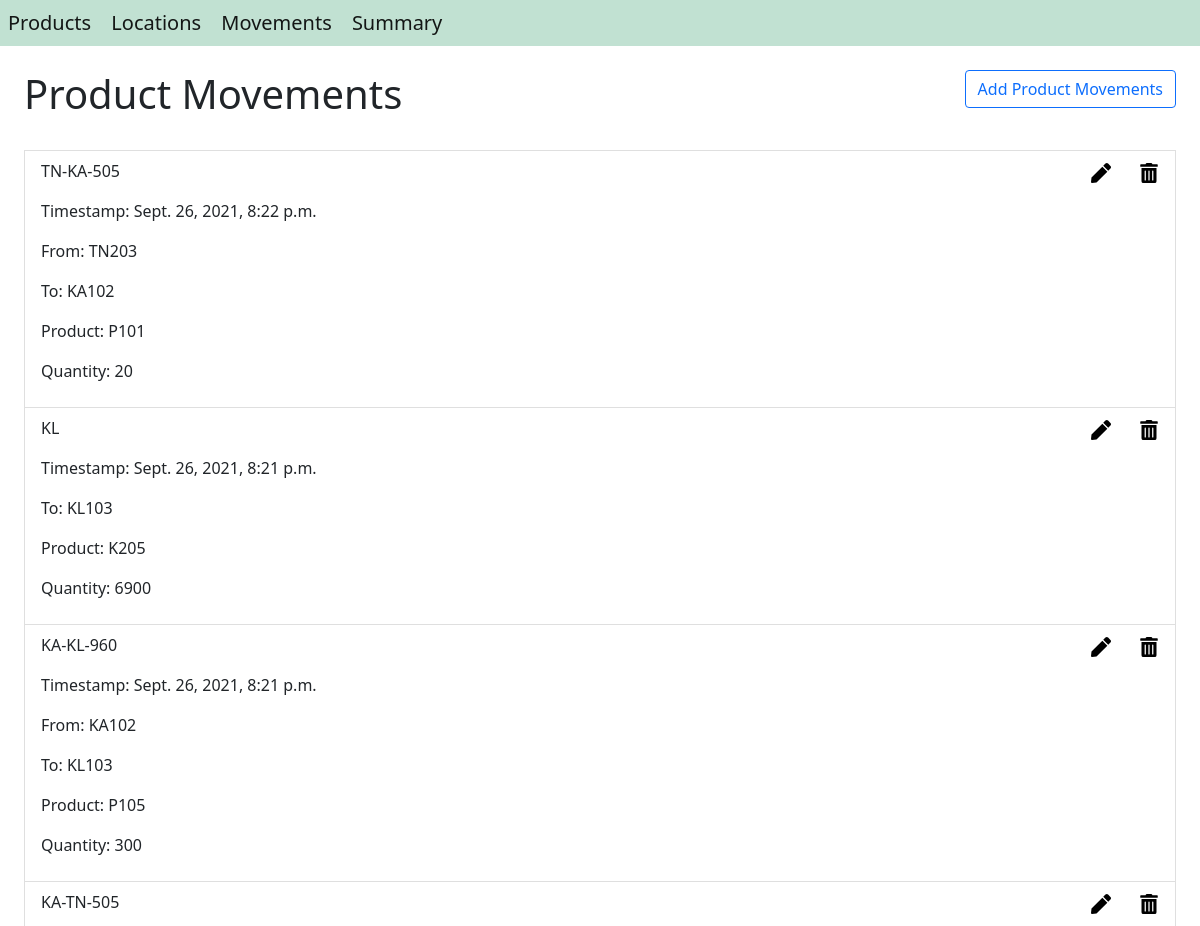
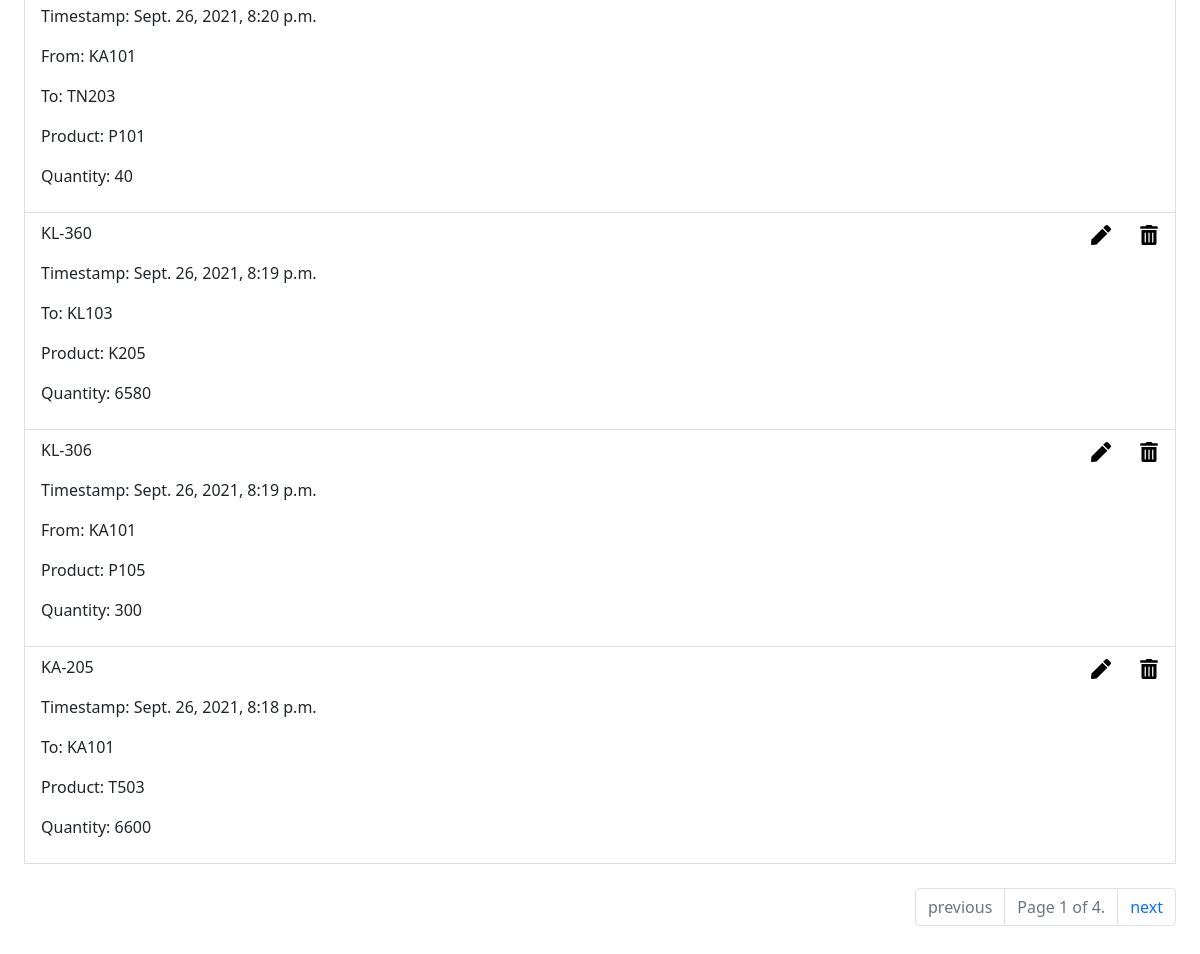
Page /movements on the earlier database version (2 pictures, top to bottom).
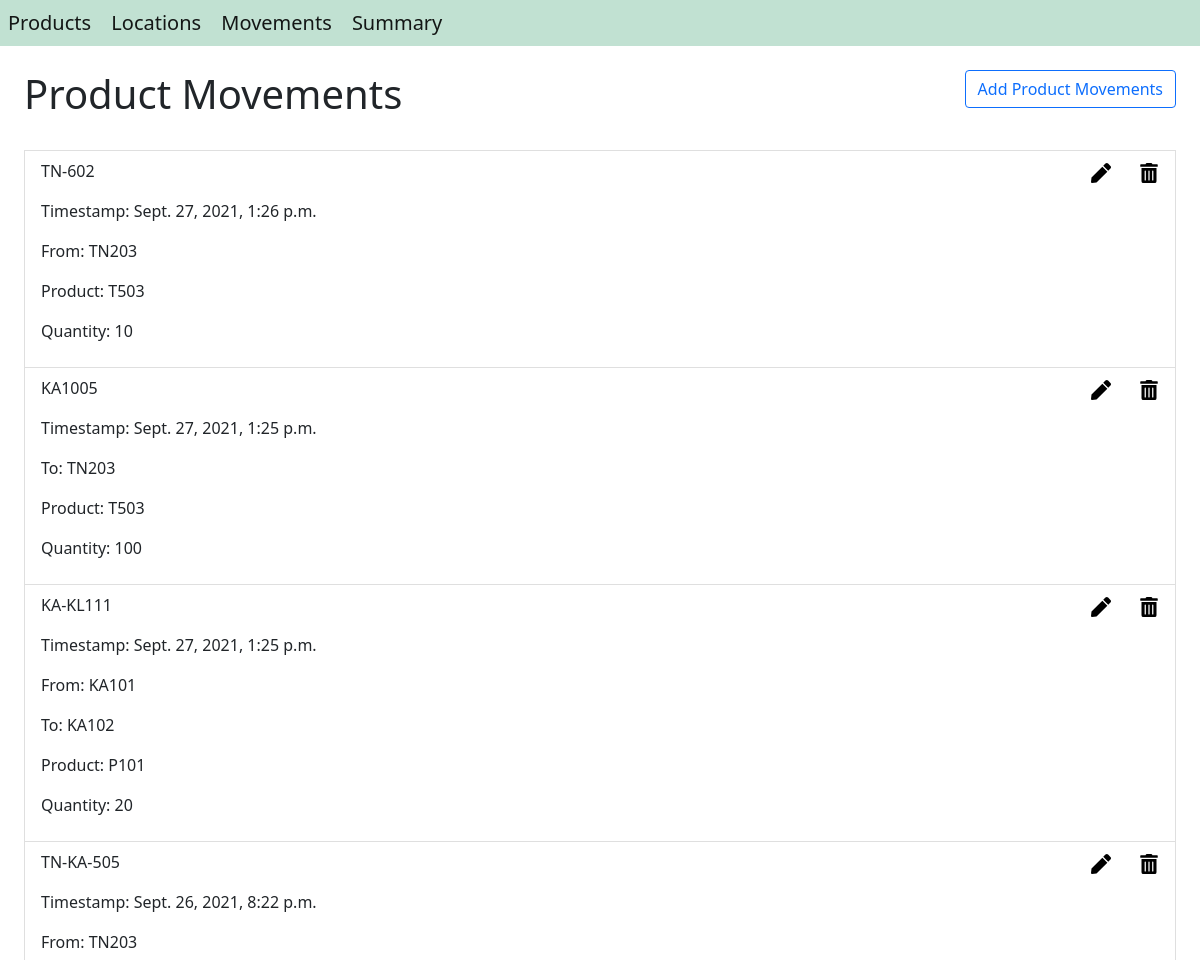
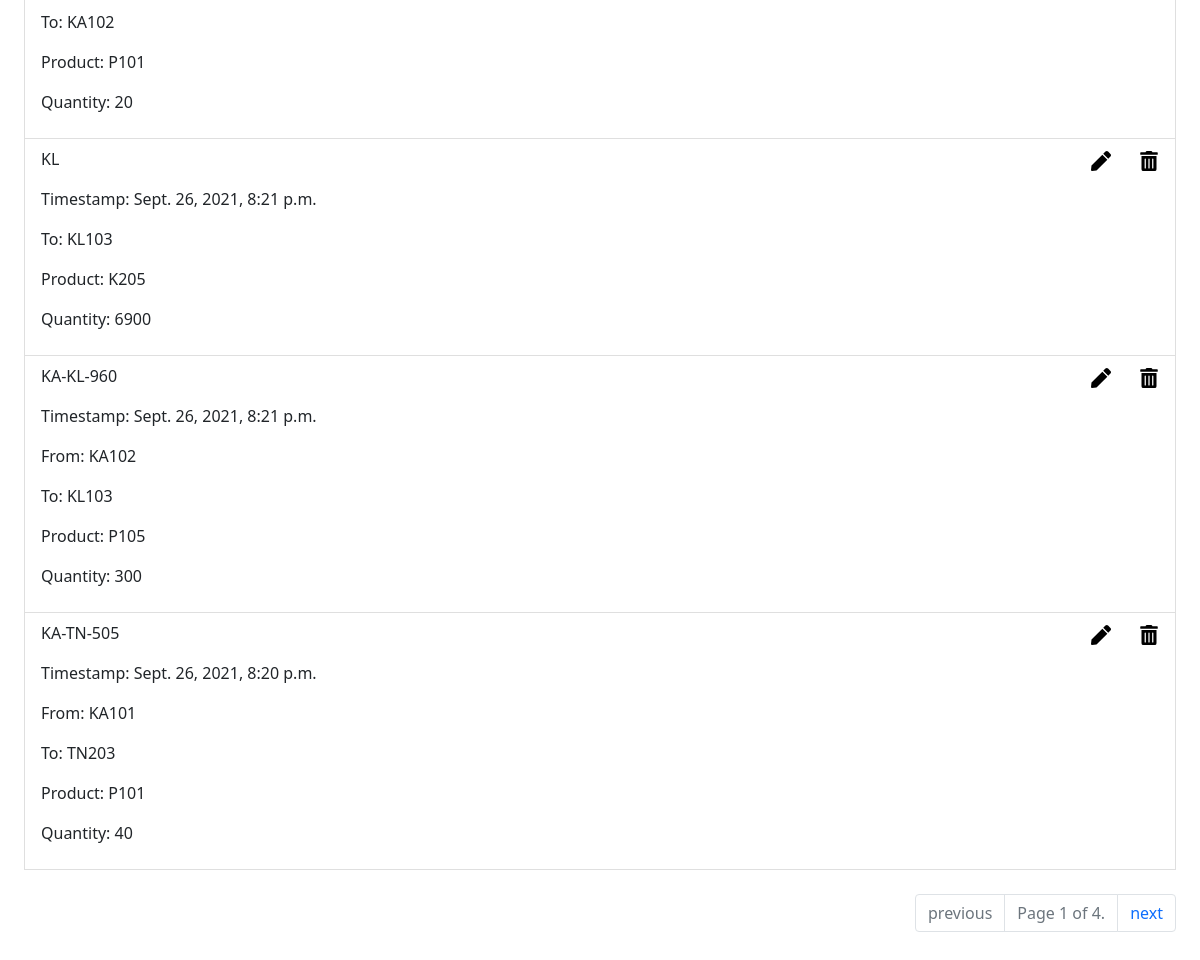
Same page on the later database version (2 pictures, top to bottom).
### inventory_management/models.py (models this page shows, shortened)
class ProductMovement(models.Model):
    movement_id = models.CharField(max_length=16, primary_key=True)
    timestamp = models.DateTimeField(auto_now=True)
    from_location = models.ForeignKey(Location, null=True, blank=True, on_delete=models.CASCADE, related_name='from_location')
    to_location = models.ForeignKey(Location, null=True, blank=True, on_delete=models.CASCADE, related_name='to_location')
    product = models.ForeignKey(Product, on_delete=models.CASCADE)
    quantity = models.IntegerField()

class Location(models.Model):
    location_id = models.CharField(max_length=16, primary_key=True)
    location_name = models.CharField(max_length=64)
    def __str__(self):
        return self.location_id

class Product(models.Model):
    product_id = models.CharField(max_length=16, primary_key=True)
    product_name = models.CharField(max_length=64)
    def __str__(self):
        return self.product_id

### inventory_management/views.py (the view)
# urls.py: path('movements', MovementPage.as_view(), name='movements'),
class MovementPage(ListView):
    template_name = 'inventory_management/movement.html'
    model = ProductMovement
    paginate_by = 7
    def get_context_data(self, **kwargs):
        context = super().get_context_data(**kwargs)
        context['title'] = 'Movements'
        return context
    def get_queryset(self):
        return ProductMovement.objects.all().order_by('-timestamp')

### inventory_management/templates/inventory_management/movement.html (shortened to what this page needs)
{% extends "inventory_management/home.html" %}
{% load static %}
{% block stylesheet %}
  <link rel="stylesheet" href="{% static 'inventory_management/product.css' %}">
{% endblock stylesheet %}
{% block body %}
    <div class="custom-disable">
        <div class="ms-4 mt-4 me-4 mb-4 d-flex justify-content-between">
            <h1>Product Movements</h1>
            <a href=" {% url 'new_movement' %} "><button class="btn btn-outline-primary">Add Product Movements</button></a>
        </div>
        <div class="list-grpup ms-4 mt-4 me-4 custom-product-list">
            {% for movement in productmovement_list %}
                <div class="list-group-item">
                    <div class="d-flex justify-content-between">
                        <p>{{ movement.movement_id }}</p>
                        <div>
                            <a href="{% url 'edit_movement' movement.movement_id %}" class="custom-link">
                                <img src="{% static 'inventory_management/pen-solid.svg' %}" alt="edit" class="custom-icon me-4">
                            </a>
                            <img src="{% static 'inventory_management/trash-alt-solid.svg' %}" alt="delete" class="custom-icon" onclick="delete_dialog('{{movement.movement_id}}')">
                        </div>
                    </div>
                    <p> Timestamp: {{ movement.timestamp }} </p>
                    {% if movement.from_location %}
                        <p> From: {{ movement.from_location }} </p>
                    {% endif %}
                    {% if movement.to_location %}
                        <p> To: {{ movement.to_location }} </p>
                    {% endif %}
                    <p> Product: {{ movement.product }} </p>
                    <p> Quantity: {{ movement.quantity }} </p>
                </div>
            {% endfor %}
        </div>
        {% if is_paginated %}
            <nav aria-label="Page navigation example">
                <ul class="pagination justify-content-end mt-4 me-4">
                    {% if page_obj.has_previous %}
                        <li class="page-item">
                            <a class="page-link" href="/movements?page={{ page_obj.previous_page_number }}">previous</a>
                        </li>
                    {% else %}
                        <li class="page-item disabled">
                            <p class="page-link">previous</p>
                        </li>
                    {% endif %}
                    <li class="page-item disabled">
                        <p class="page-link"> Page {{ page_obj.number }} of {{ page_obj.paginator.num_pages }}. </p>
                    </li>
                    {% if page_obj.has_next %}
                        <li class="page-item">
                            <a class="page-link" href="/movements?page={{ page_obj.next_page_number }}">next</a>
                        </li>
                    {% else %}
                        <li class="page-item disabled">
                            <p class="page-link">next</p>
                        </li>
                    {% endif %}
                </ul>
              </nav>
        {% endif %}
    </div>
{% endblock body %}

Differences in the rows shown:
no longer on this page (row unchanged): ProductMovement: movement_id "KL-360", timestamp "Sept. 26, 2021, 8:19 p.m.", to_location "KL103", product "K205", quantity "6580"
no longer on this page (row unchanged): ProductMovement: movement_id "KL-306", timestamp "Sept. 26, 2021, 8:19 p.m.", from_location "KA101", product "P105", quantity "300"
no longer on this page (row unchanged): ProductMovement: movement_id "KA-205", timestamp "Sept. 26, 2021, 8:18 p.m.", to_location "KA101", product "T503", quantity "6600"
added ProductMovement: movement_id "TN-602", timestamp "Sept. 27, 2021, 1:26 p.m.", from_location "TN203", product "T503", quantity "10"
added ProductMovement: movement_id "KA1005", timestamp "Sept. 27, 2021, 1:25 p.m.", to_location "TN203", product "T503", quantity "100"
added ProductMovement: movement_id "KA-KL111", timestamp "Sept. 27, 2021, 1:25 p.m.", from_location "KA101", to_location "KA102", product "P101", quantity "20"
